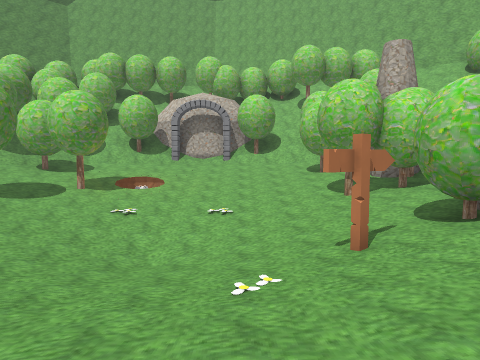
view 1 (above)

18 first-person views from a walk through a level from a Godot 3-D game. The camera is 1.4 m above the floor, tilts 4° down and sees 70° across. The floor is counted in squares, 2 m on a side. Each view is taken from the middle of a square. On the plan, view 1 faces up. The plan holds only what a view shows up to about 11 squares ahead; the rest is blank. The place goes on beyond the plan. Characters and animated objects are not drawn. Some surface patterns are stand-ins.

view 2
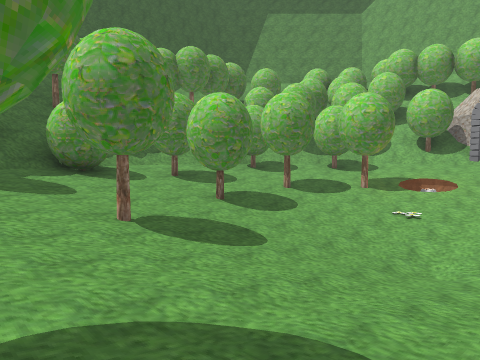

view 3
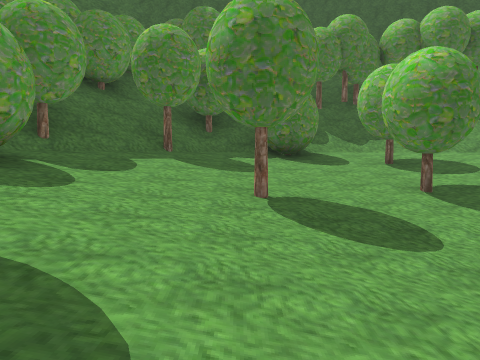

view 4
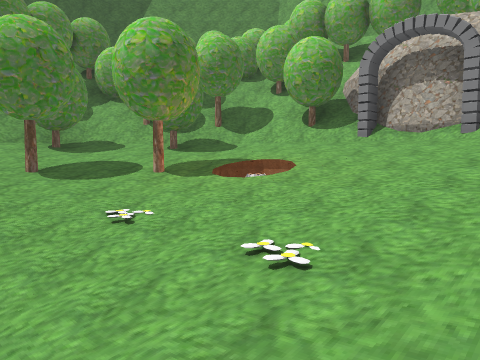

view 5
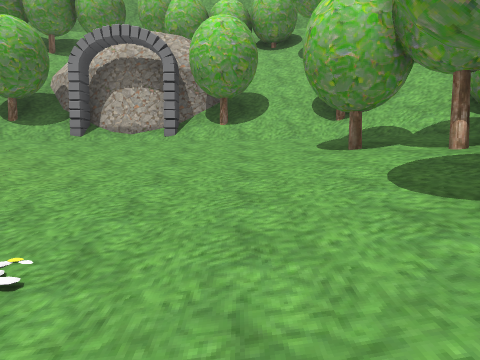

view 6
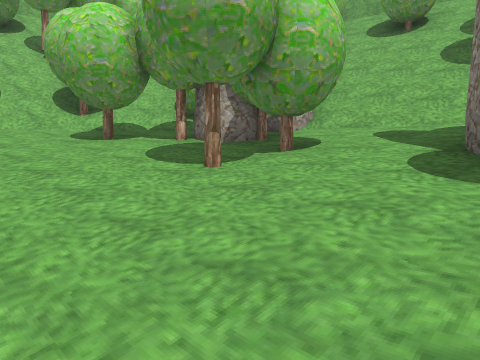

view 7
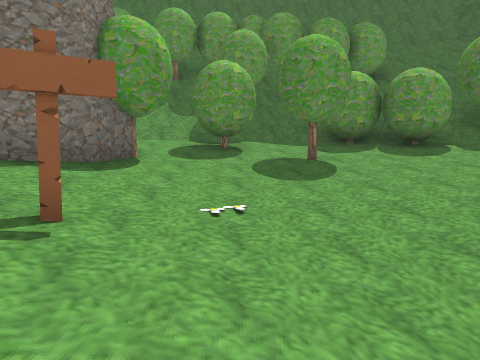

view 8
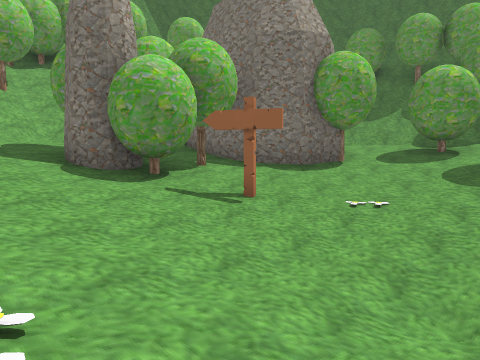

view 9
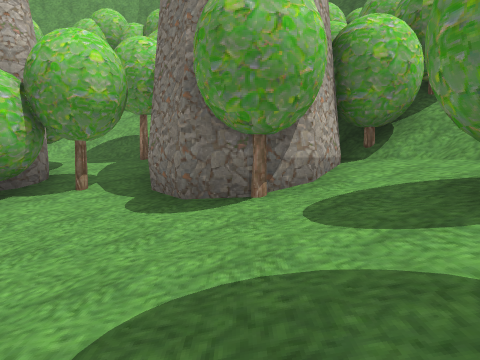

view 10
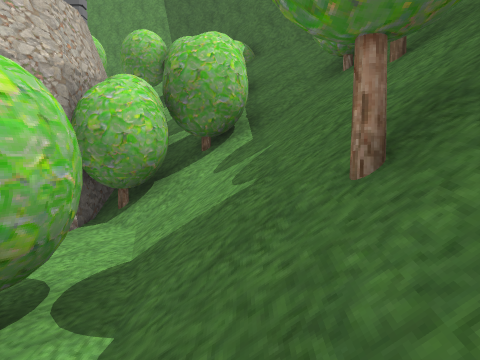

view 11
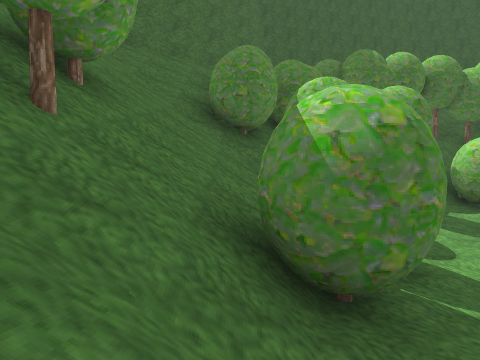

view 12
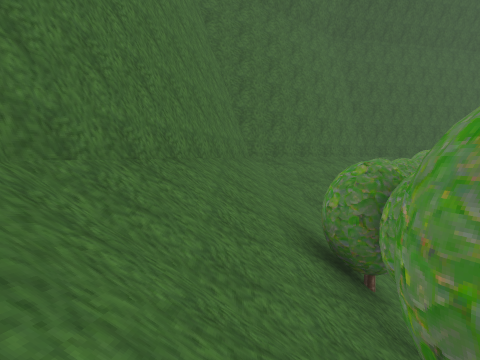

view 13
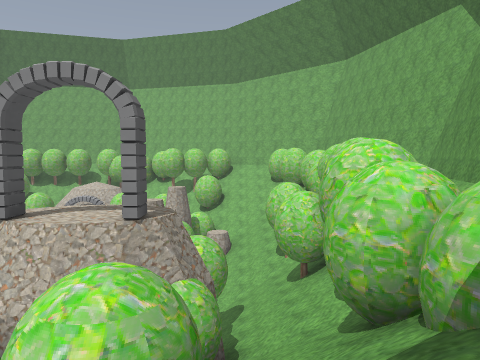

view 14
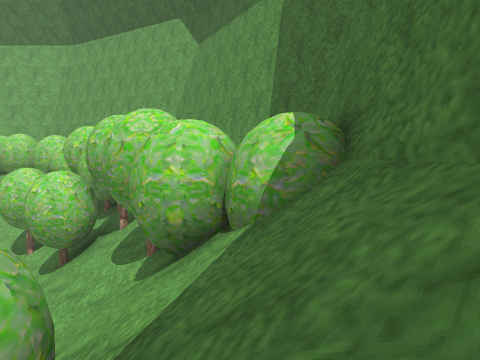

view 15
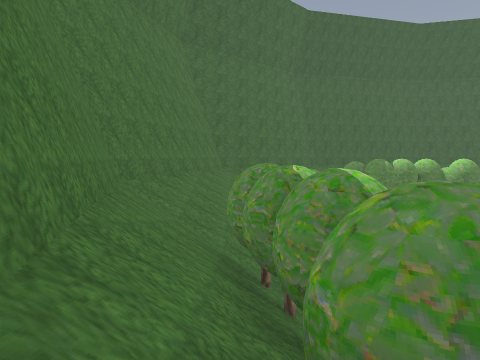

view 16
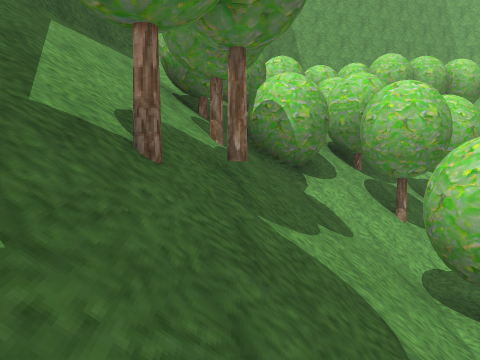

view 17
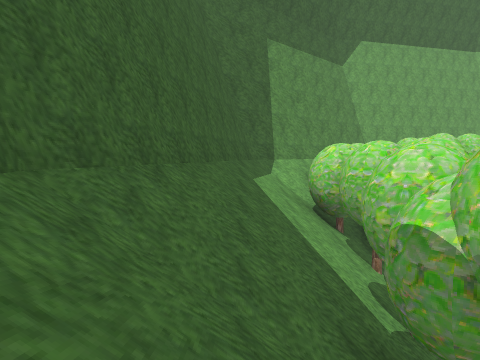

view 18
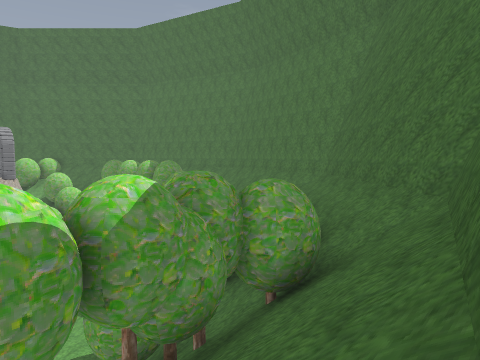

### Floor plan
Key: @ floor where view 1 was taken; # wall or solid block; . main floor; : floor 0.5 m higher than the main floor; - floor 0.5 m lower than the main floor; + floor 0.75 m higher than the main floor; _ floor 0.75 m lower than the main floor; < floor 1.25 m lower than the main floor; ( floor 1.5 m lower than the main floor; ! floor 2 m lower than the main floor; * floor 4 m higher than the main floor; % floor 6 m higher than the main floor; / step, stairs or slope; v drop or lower ground; T tree; F flower; O other object.
Columns run from 16 left of view 1 to 13 right of it. Each row starts with its distance up from view 1.
 18            TTTTTTTT
 17           TTTT TTTTT T
 16         T  //    ///TTT
 15       TTT T//#   //T
 14   ##/  /////T####T// O
 13   #/TT TTT////++///T/O
 12   #//%TT///+::::::+///
 11  ##/T/T/T/T:.v....TT/T   OO
 10  #//T////+:..v---...T #  ///
  9  #//////T:..T_____..#T#///T/
  8 ##//TT//:.T-_F<<F__TT:////T/
  7 #///////:.-__((((<_-.:+/////
  6 #///T//+T.-_<((!(<_-.:+//TT  #
  5 #///T//+T.T_<(!!(<_T#T+///TT #
  4  // T//T:.-_<((((<#-T:+///# /#
  3   / ///TT..__<<<F__..:T//TT ##
  2  #//T///+:.T______-### ///T/#
  1  #//TTTT/+:..----.T## T/// /#
  0  ##/TT*TT/+:...T@..## T//T /#
 -1   #//TTT///TT::.TT+TTT///T ##
 -2   #//TTT//T/TT+++///T/T/TT/#
 -3   ##//TTTT//////////T/T//T##
 -4    ##///////////T////////##
 -5     ##/////TTT/T TT/T///##
 -6      ##////////TTT/////
 -7       ###////////////#
 -8         #####////#####
 -9             ######

Where each view was taken, in squares from view 1:
view 1: 0 up, 0 right, facing up
view 2: 0 up, 0 right, facing up-left
view 3: 2 up, 0 right, facing left
view 4: 6 up, 1 right, facing up-left
view 5: 6 up, 1 right, facing up
view 6: 5 up, 0 right, facing up-right
view 7: 7 up, 0 right, facing down
view 8: 8 up, 2 left, facing down-right
view 9: 1 up, 2 left, facing right
view 10: 3 down, 2 left, facing right
view 11: 3 down, 0 right, facing left
view 12: 7 down, 1 right, facing left
view 13: 5 down, 7 right, facing up
view 14: 5 down, 6 right, facing up-right
view 15: 6 down, 6 right, facing left
view 16: 5 up, 11 left, facing up
view 17: 3 up, 14 left, facing up
view 18: 4 up, 15 left, facing down-right
